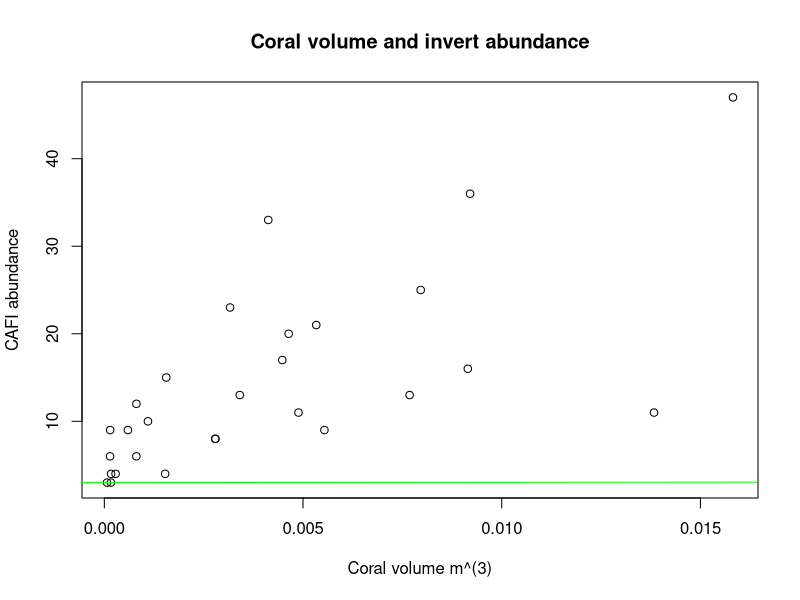

Generate this figure with R:
## ---- chunk 1
knitr::opts_chunk$set(echo = TRUE)
knitr::opts_knit$set(root.dir =  "C:/Users/Journ/Documents/Desktop/r_code") 
## ---- chunk 2
# Load libraries
library(tidyverse)
library(vegan)
library(reshape)
## ---- chunk 3
# Load data
branch_width <- read.csv("branchwidth_data.csv")
coral_pg <- read.csv("galvan_journ_datasheet_v2.csv")
cafi_surveys <- read.csv("revised_cafi_data_moorea_summer2019_11_27.csv")
cafi_field <- read.csv("prelim_cafi_counts_moorea_summer2019.csv")
## ---- chunk 4
# Visualize data, I added this in to reference variables within dataframe and visualize manipulation of data. 
head(branch_width)
head(coral_pg)
head(cafi_surveys)
head(cafi_field)
## ---- chunk 5
# Uncount CAFI data from field experiment
cafi_field_long <- uncount(cafi_field, count) %>% select(order, coral_id, type, code, cafi_size_mm, known_unknown) %>%
  separate(coral_id, c("reef", NA), remove = FALSE)

cafi_surveys <- cafi_surveys %>% select(sort, coral_id, type, code, cafi_size_mm, known_unknown) %>%
  separate(coral_id, c("reef", NA), remove = FALSE)
## ---- chunk 6
# Analyze known organisms until further data cleaning
cafi_combined <- bind_rows(cafi_surveys, cafi_field_long) %>% 
  filter(known_unknown == "known")
## ---- chunk 7
# Calculate CAFI richness, abundance, and diversity (shannon weiner) for each coral
cafi_summarized <- group_by(cafi_combined, coral_id) %>%
  summarise(num_cafi = n(), cafi_richness = length(unique(code)), cafi_present = paste(sort(unique(code)), collapse = ";"))

cafi_summarized$sw <- cafi_combined %>% 
  count(code, coral_id = coral_id) %>% 
  spread(code,n) %>% 
  mutate_all(list(~replace_na(.,0))) %>% 
  select(-coral_id) %>% 
  diversity(index = "shannon")
## ---- chunk 8
# Editor - Journ Galvan
# Create dataframe "coral dimensions" with the following variables
coral_dimensions <- coral_pg %>% select(coral_id, row, column, volume_pg, surface_area, interstitial_volume) 
# Still need to figure out how to delete measurements with 'N/A' Ask Joe
## ---- chunk 9
# Editor - Journ Galvan
# Combine cafi_summarized with coral_dimensions
cafi_coral <- merge(cafi_summarized, coral_dimensions, by ="coral_id")
dim(cafi_coral)
# Only 30 rows instead of 60? Ask Joe
## ---- chunk 10
# Editor - Journ Galvan
# Scatter plot of volume and invert abundance
plot(num_cafi~volume_pg, data = cafi_coral,
    xlab = "Coral volume m^(3)", ylab = "CAFI abundance", main = "Coral volume and invert abundance")

# Overlay best fit line on existing plot
fit <- lm(num_cafi~volume_pg, data = cafi_coral)
abline(fit,col = "green")
# Definitely needs working on
## ---- chunk 11
# Calculate Trapezid abundance and richness for each coral
its_a_trap <- cafi_combined %>% filter(str_detect(code, "^TR"))
trap_summarized <- group_by(its_a_trap, coral_id) %>%
  summarise(num_cafi = n(), cafi_richness = length(unique(code)), cafi_present = paste(sort(unique(code)), collapse = ";"))
